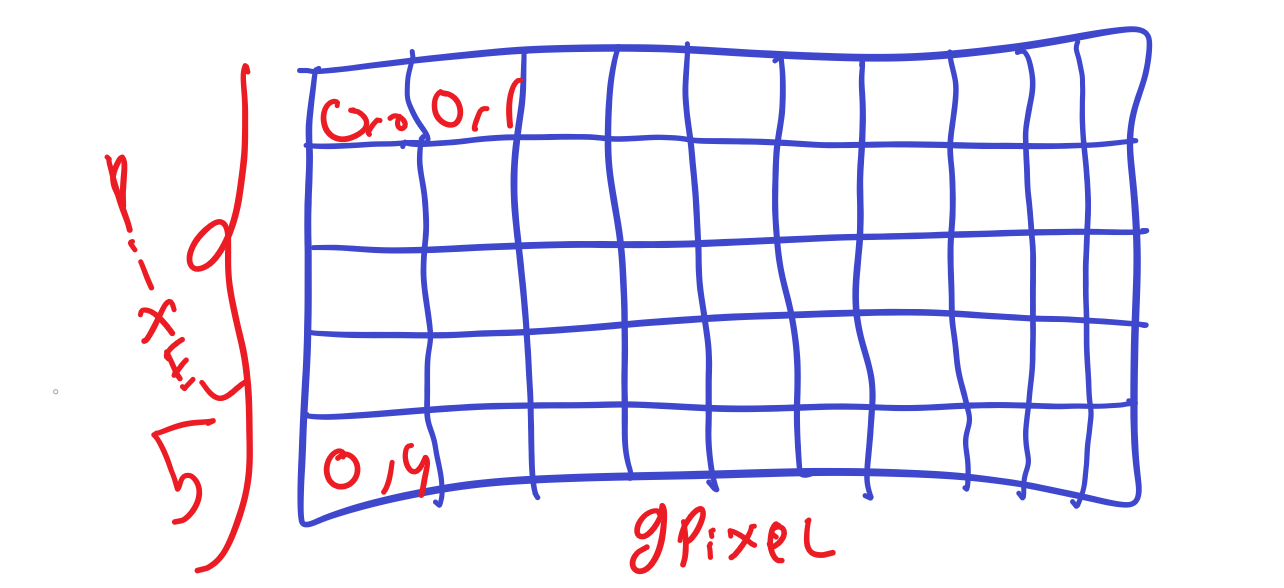
#> input picture Basic/imgRepresentation.png, 1284 x 588 px
$ jupyter execute cvBasic.ipynb
#> lines starting #> are read from the running program, lines starting #| are printed output that depends on the picture
[cell 1]
import numpy as np
import cv2 as cv

img = cv.imread("imgRepresentation.png")
#> img is the input picture: shape (588, 1284, 3); mean B, G, R 246.8, 235.9, 239

[cell 2]
b = img[220]
#> b = 1284 rows, first 8: [255, 255, 255], [255, 255, 255], [255, 255, 255], [255, 255, 255], [255, 255, 255], [255, 255, 255], [255, 255, 255], [255, 255, 255]
print(b)
#> (printed output is left out)

[cell 3]
print(f"Shape of Image {img.shape}")
#| Shape of Image (588, 1284, 3)
print(f"Size of an image {img.size}")
#| Size of an image 2264976

[cell 4]
import matplotlib.pyplot as plt

img_gray = cv.imread("imgRepresentation.png",cv.IMREAD_GRAYSCALE)
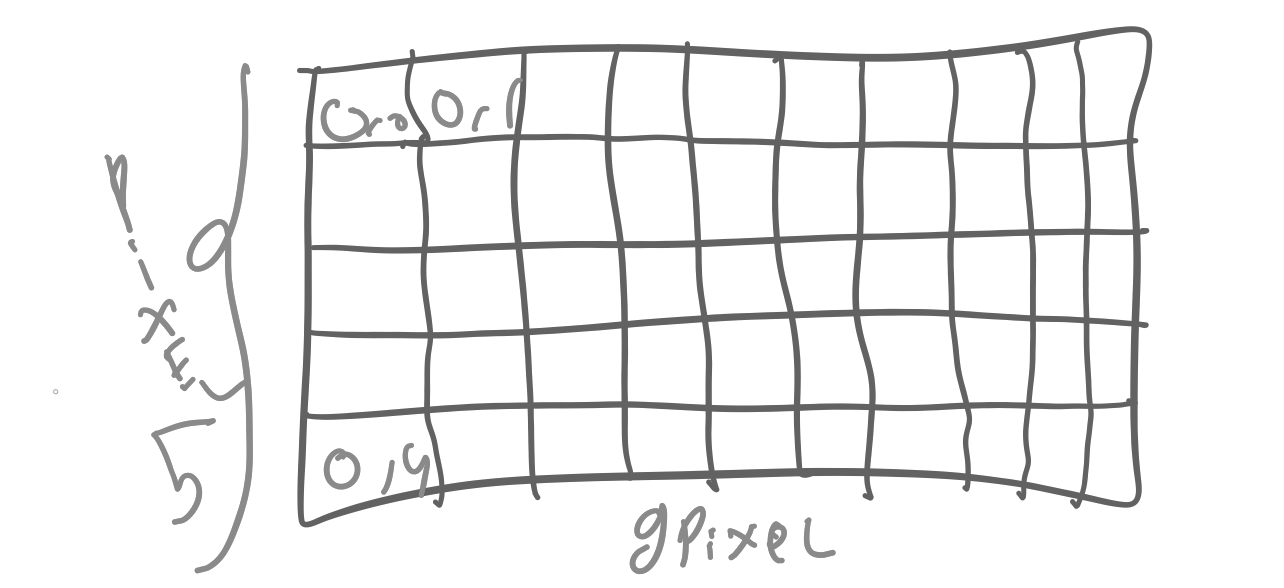
#> img_gray: shape (588, 1284); min 93, max 255, mean 239.9
plt.imshow(img_gray)

[cell 5]
img_BGR = cv.imread("imgRepresentation.png",cv.IMREAD_COLOR)
plt.imshow(img_BGR)

[cell 6]
(b,g,r) = cv.split(img_BGR)
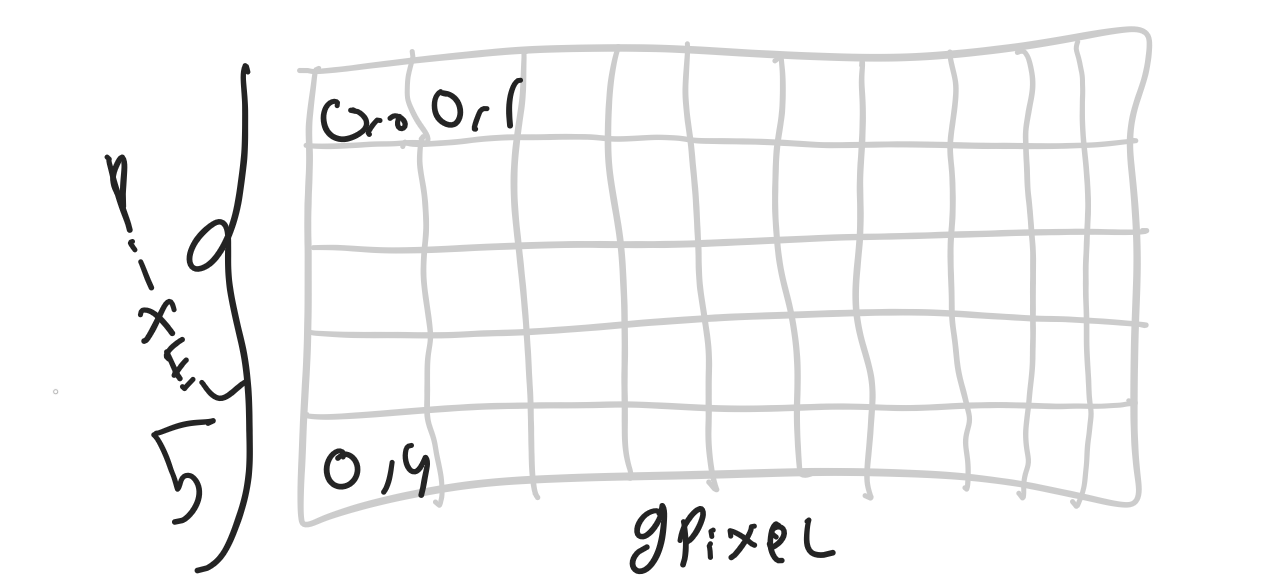
#> b: shape (588, 1284); min 36, max 255, mean 246.8
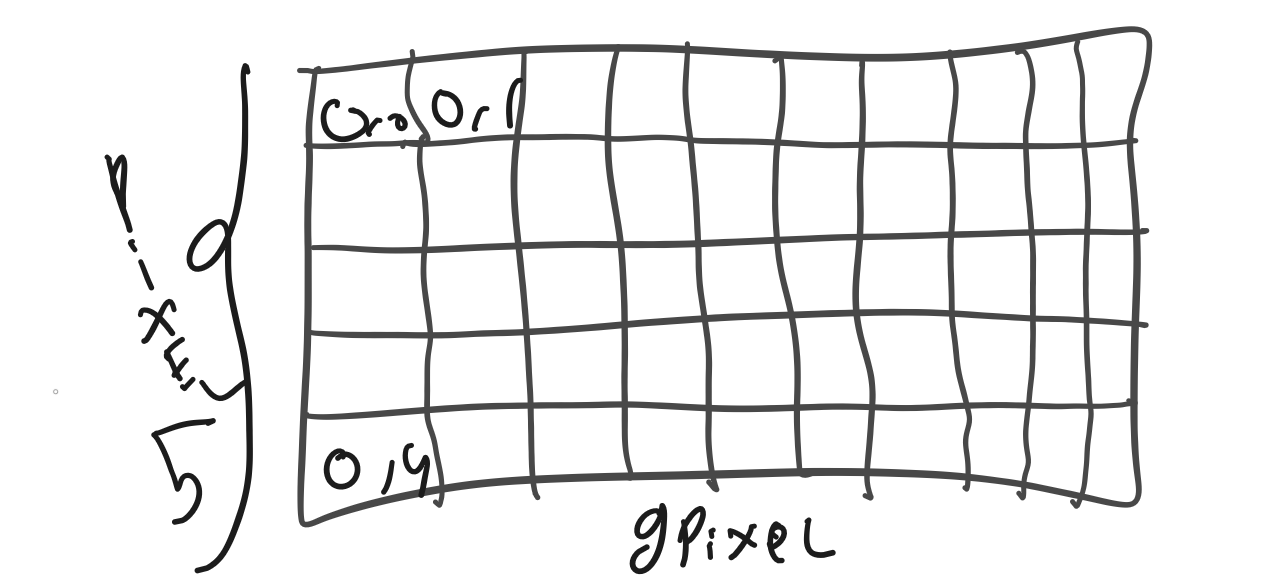
#> g: shape (588, 1284); min 28, max 255, mean 235.9
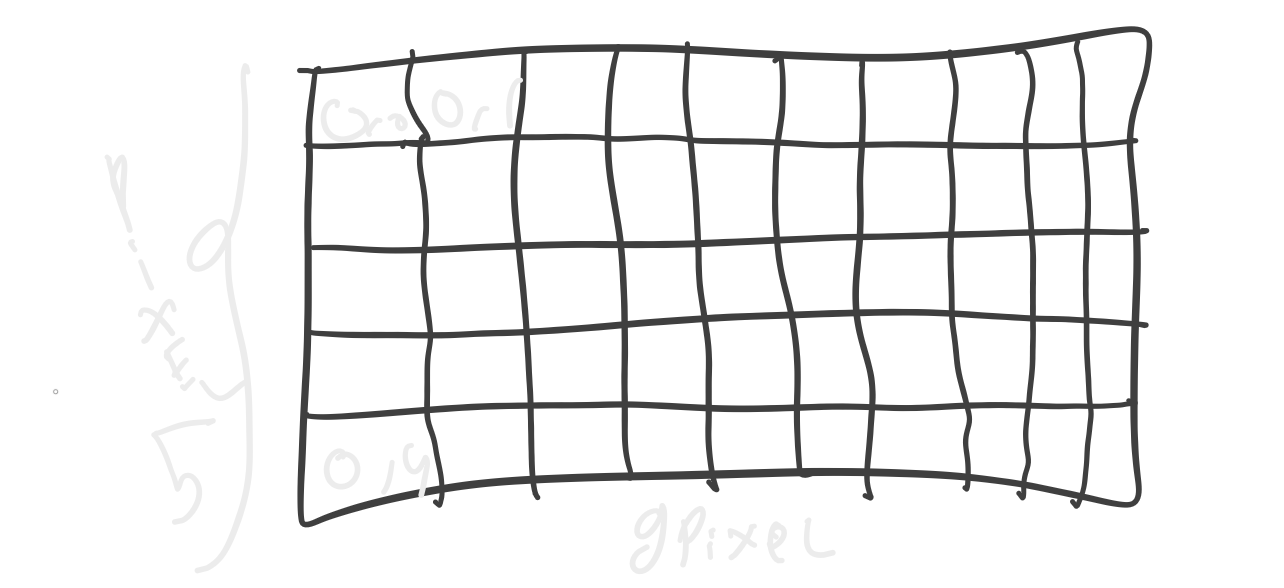
#> r: shape (588, 1284); min 63, max 255, mean 239
yoman = cv.merge([r,g,b])
plt.imshow(yoman)

$ run again, with Basic/bgr.png copied over Basic/imgRepresentation.png
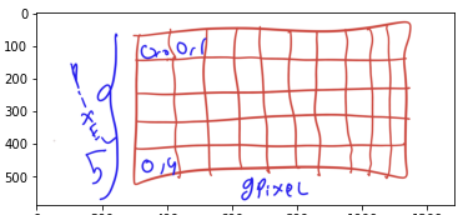
#> input picture Basic/bgr.png, 457 x 215 px
#> img is the input picture: shape (215, 457, 3); mean B, G, R 237.3, 234.8, 243.7
#| Shape of Image (215, 457, 3)
#| Size of an image 294765
#> `(b,g,r) = cv.split(img_BGR)`:
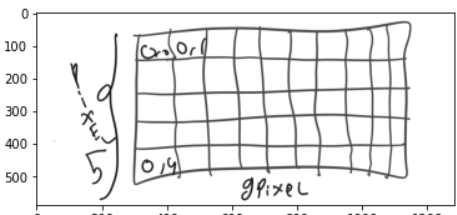
#> g: shape (215, 457); min 18, max 255, mean 234.8
#> `(b,g,r) = cv.split(img_BGR)`:
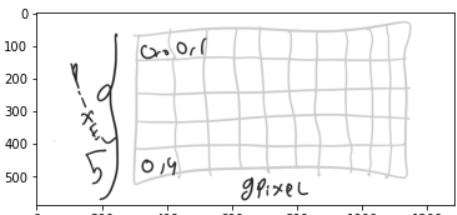
#> r: shape (215, 457); min 18, max 255, mean 243.7

$ run again, with Basic/rgb.png copied over Basic/imgRepresentation.png
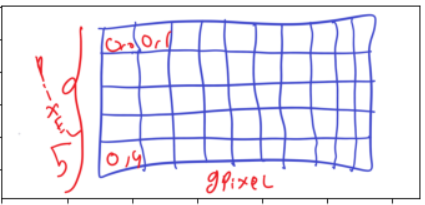
#> input picture Basic/rgb.png, 425 x 205 px
#> img is the input picture: shape (205, 425, 3); mean B, G, R 243.6, 233.6, 236.5
#| Shape of Image (205, 425, 3)
#| Size of an image 261375
#> `(b,g,r) = cv.split(img_BGR)`:
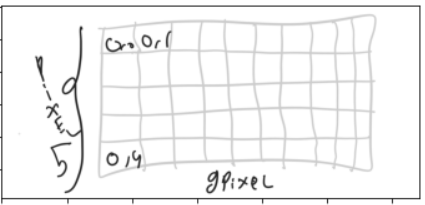
#> b: shape (205, 425); min 36, max 255, mean 243.6
#> `(b,g,r) = cv.split(img_BGR)`:
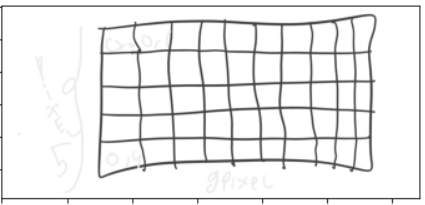
#> r: shape (205, 425); min 38, max 255, mean 236.5
